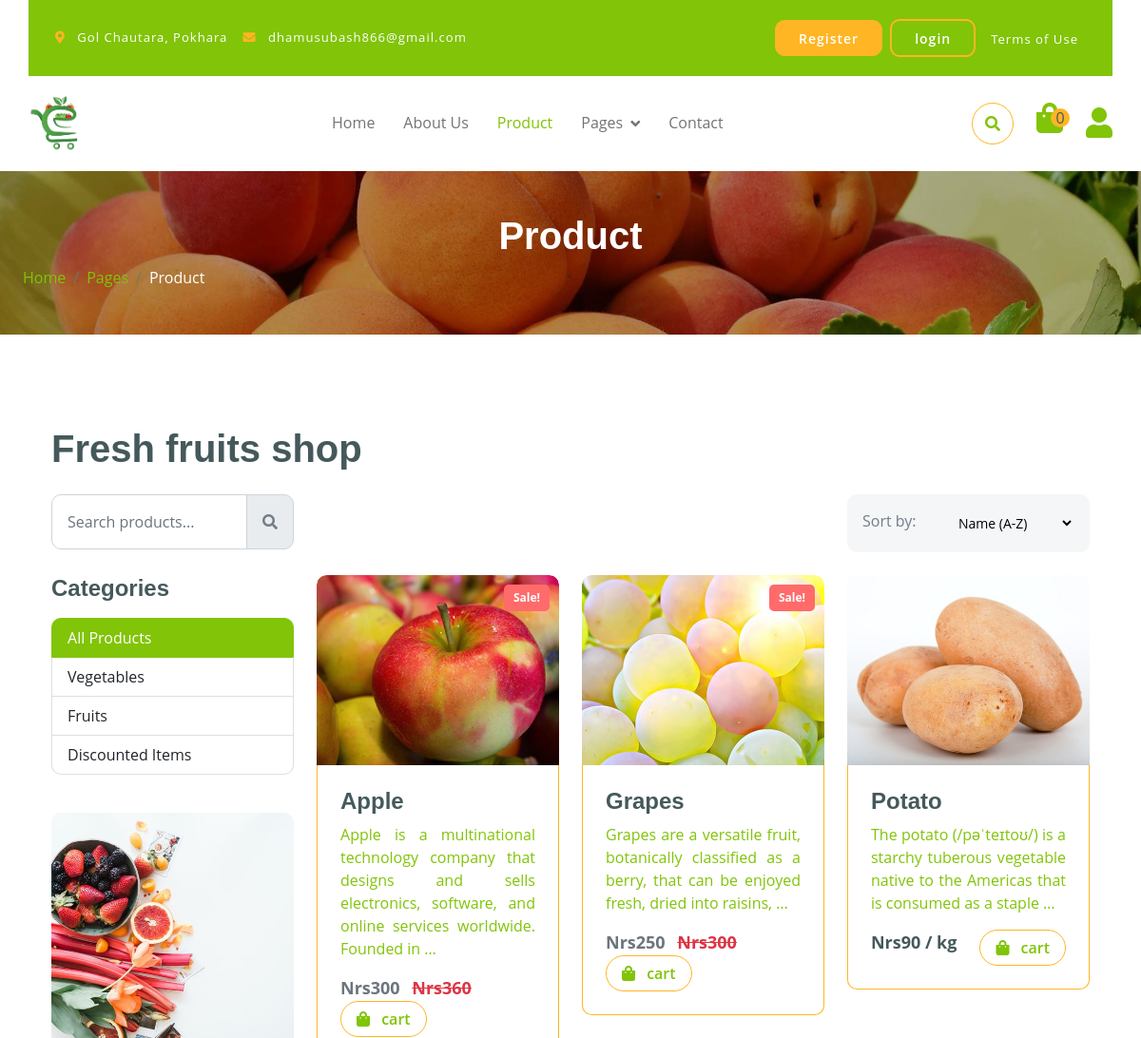
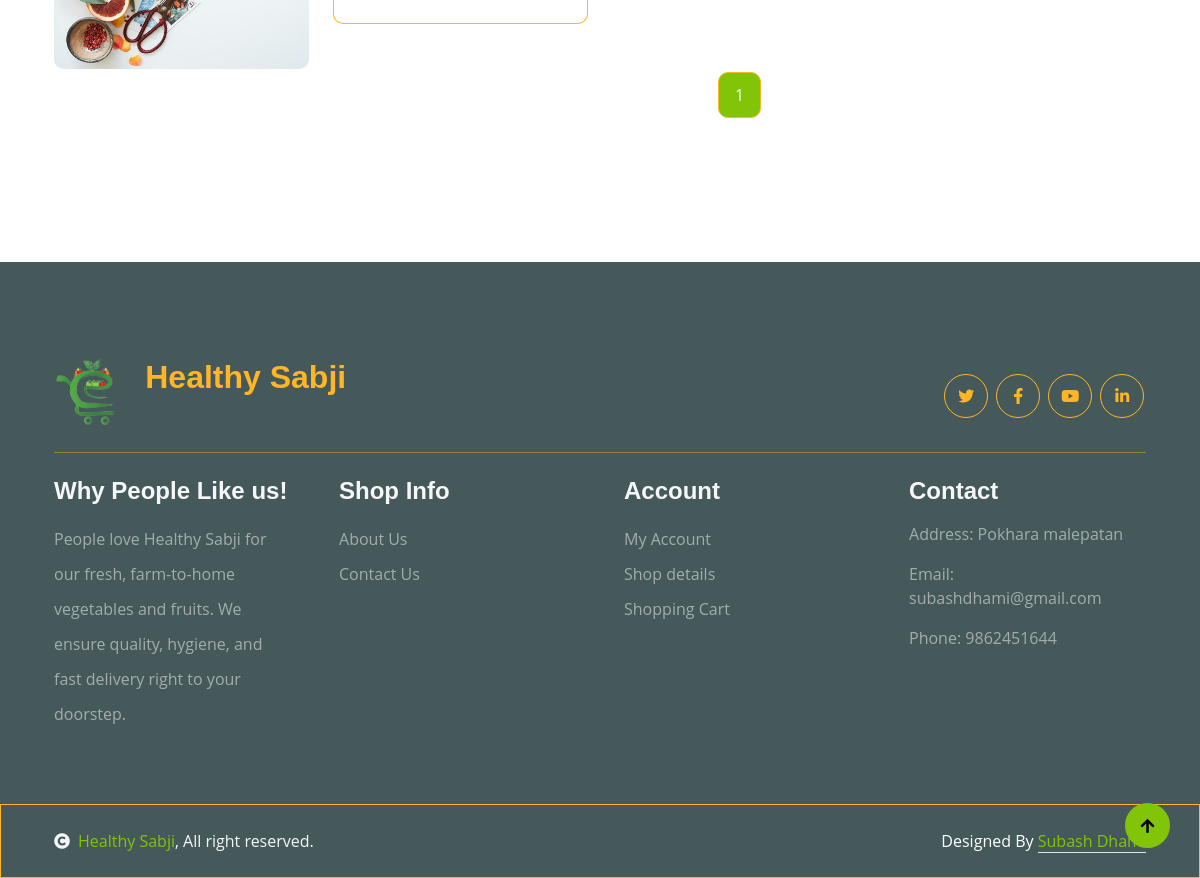
The app's page /product/ with its own data (2 pictures, top to bottom).
### sabji/models.py (models this page shows, shortened)
class Category(models.Model):
    name = models.CharField(max_length=100)
    image = models.ImageField(upload_to='category_images/', blank=True, null=True)

class Product(models.Model):
    name = models.CharField(max_length=100)
    price = models.IntegerField(help_text='Price per kilo')
    pre_discount_price = models.IntegerField(blank=True, null=True)
    description = models.TextField()
    image = models.ImageField(upload_to='product_images/')
    quantity = models.IntegerField()
    farmer = models.ForeignKey(CustomUser, on_delete=models.CASCADE, related_name='products', limit_choices_to={'is_farmer': True})
    date_added = models.DateTimeField(auto_now_add=True)
    category = models.ForeignKey('Category', on_delete=models.SET_NULL, related_name='products',null=True)

### sabji/views.py (the view)
# urls.py: path('product/',views.product,name="product"),
def product(request):
    products = Product.objects.all()
    for product in products:
        if product.quantity == 0:
            product.out_of_stock = True
        else:
            product.out_of_stock = False
    paginator = Paginator(products, 6)
    page = request.GET.get('page')
    products = paginator.get_page(page)
    return render(request, 'user/product.html', {'products': products})

### sabji/processors.py (called while the page is built)
def productprocessor(request):
    products = Product.objects.filter(quantity__gt=0)
    lowest_price = products.filter(quantity__gt=0).order_by('price').first()
    return {'products': products, 'lowest_price': lowest_price}

def categoryprocessor(request):
    categories = Category.objects.all()
    return {'categories': categories}

def discountprocessor(request):
    discounted_products = Product.objects.filter(pre_discount_price__gt=0)
    return {'discounted_products': discounted_products}

def cartprocessor(request):
    cart_count = 0
    if request.user.is_authenticated:
        cart_count = request.user.cart_items.filter(active=True).count()
    return {'cart_count': cart_count}

def bestsellerprocessor(request):
    bestseller_data = (
        OrderItem.objects.values('product__id', 'product__name')
        .annotate(total_quantity=Sum('quantity'))
        .order_by('-total_quantity', 'product__name')  # Order by total quantity sold, then by product name
    )
    bestseller_ids = [item['product__id'] for item in bestseller_data[:3]]
    bestseller = Product.objects.filter(id__in=bestseller_ids)
    return {'bestsellers': bestseller}

### templates/user/product.html (shortened to what this page needs)
{% extends "base.html" %}
{% block content %}
        <div class="container-fluid page-header py-5">
            <h1 class="text-center text-white display-6">Product</h1>
            <ol class="breadcrumb justify-content-start mb-0">
                <li class="breadcrumb-item"><a href="{% url 'index' %}">Home</a></li>
                <li class="breadcrumb-item"><a href="{% url 'product' %}">Pages</a></li>
                <li class="breadcrumb-item active text-white">Product</li>
            </ol>
        </div>
        <div class="container-fluid fruite py-5">
            <div class="container py-5">
                <h1 class="mb-4">Fresh fruits shop</h1>
                <div class="row g-4">
                    <div class="col-lg-12">
                        <div class="row g-4">
                            <div class="col-xl-3">
                                <div class="input-group w-100 mx-auto d-flex">
                                    <input type="search" id="searchInput" class="form-control p-3" placeholder="Search products..." aria-describedby="search-icon-1" onkeyup="searchProducts()">
                                    <span id="search-icon-1" class="input-group-text p-3"><i class="fa fa-search"></i></span>
                                </div>
                            </div>
                            <div class="col-6"></div>
                            <div class="col-xl-3">
                                <div class="bg-light ps-3 py-3 rounded d-flex justify-content-between mb-4">
                                    <label for="sorting">Sort by:</label>
                                    <select id="sorting" name="sorting" class="border-0 form-select-sm bg-light me-3" onchange="changeOrdering(this.value)">
                                        <option value="asc">Name (A-Z)</option>
                                    </select>
                                </div>
                            </div>
                        </div>
                        <div class="row g-4">
                            <div class="col-lg-3">
                                <div class="row g-4">
                                    <div class="col-lg-12">
                                        <div class="mb-3">
                                            <h4 class="mb-3">Categories</h4>
                                            <div class="list-group" id="productTabs">
                                                <a class="list-group-item list-group-item-action active" data-bs-toggle="tab" href="#" onclick="filterProducts('all')">All Products</a>
                                                {% for category in categories %}
                                                <a class="list-group-item list-group-item-action" data-bs-toggle="tab" href="#" onclick="filterProducts('{{ category.id }}')">{{ category.name }}</a>
                                                {% endfor %}
                                                <a class="list-group-item list-group-item-action" data-bs-toggle="tab" href="#" onclick="filterProducts('discounted')">Discounted Items</a>
                                            </div>
                                        </div>
                                    </div>
                                    <div class="col-lg-12">
                                        <div class="position-relative">
                                            <img src="/static/img/banner-fruits.jpg" class="img-fluid w-100 rounded" alt="">
                                        </div>
                                    </div>
                                </div>
                            </div>
                            <div class="col-lg-9">
                                <div class="row g-4 justify-content-center" id="productContainer">
                                    {% for product in products %}
                                    <div class="col-md-6 col-lg-6 col-xl-4 product-item"
                                        data-category="{{ product.category.id }}"
                                        data-price="{{ product.price }}"
                                        data-name="{{ product.name|lower }}"
                                        data-date="{{ product.created_at|date:'Y-m-d' }}"
                                        {% if product.pre_discount_price %} data-discounted="true" {% endif %}
                                        {% if product.stock <= 0 %} data-outofstock="true" {% endif %}>
                                        <a href="{% url 'productDetail' product.id %}">
                                            <div class="rounded position-relative fruite-item">
                                                {% if product.pre_discount_price %}
                                                <div class="discount-badge">Sale!</div>
                                                {% endif %}
                                                <div class="fruite-img">
                                                    <img src="{{product.image.url}}" class="img-fluid w-100 rounded-top" alt="" style="height: 200px; object-fit: cover;">
                                                </div>
                                                <div class="p-4 border border-secondary border-top-0 rounded-bottom">
                                                    <h4>{{ product.name }}</h4>
                                                    <p style="text-align: justify;">{{ product.description|truncatewords:18 }}</p>
                                                    <div class="d-flex justify-content-between flex-lg-wrap">
                                                        {% if product.pre_discount_price %}
                                                            <p class="text-dark fw-bold mb-0" style="font-size: 18px;">
                                                                <span class="text-muted">Nrs{{ product.price }}</span>
                                                                <span class="text-decoration-line-through text-danger ms-2">Nrs{{ product.pre_discount_price }}</span>
                                                            </p>
                                                        {% else %}
                                                            <p class="text-dark fw-bold mb-0" style="font-size: 18px;">Nrs{{ product.price }} / kg</p>
                                                        {% endif %}
                                                        <a href="#" class="btn border border-secondary rounded-pill px-3 text-primary"
                                                            {% if user.is_authenticated %}
                                                                hx-get="{% url 'add_to_cart' product.id 1 %}"
                                                                hx-target="#cartCount"
                                                                hx-swap="outerHTML"
                                                                hx-trigger="click"
                                                            {% else %}
                                                                data-bs-toggle="modal" data-bs-target="#loginModal"
                                                            {% endif %}
                                                            {% if product.stock <= 0 %} disabled style="pointer-events: none; opacity: 0.5;" {% endif %}>
                                                            <i class="fa fa-shopping-bag me-2 text-primary"></i> cart
                                                        </a>
                                                    </div>
                                                </div>
                                            </div>
                                        </a>
                                    </div>
                                    {% endfor %}
                                </div>
                                <div class="col-12">
                                    <div class="pagination d-flex justify-content-center mt-5">
                                        {% for num in products.paginator.page_range %}
                                            {% if products.number == num %}
                                                <a href="?page={{ num }}" class="active rounded">{{ num }}</a>
                                            {% elif num > products.number|add:'-3' and num < products.number|add:'3' %}
                                                <a href="?page={{ num }}" class="rounded">{{ num }}</a>
                                            {% endif %}
                                        {% endfor %}
                                    </div>
                                </div>
                            </div>
                        </div>
                    </div>
                </div>
            </div>
        </div>
        {% endblock %}

### static/css/style.css (style rules this page uses)
.btn { font-weight: 600; transition: .5s; }
.btn.border-secondary { transition: 0.5s; }
.page-header { position: relative; background: linear-gradient(rgba(0, 0, 0, 0.3), rgba(0, 0, 0, 0.3)), url(../img/cart-page-header-img.jpg); background-position: center center; background-repeat: no-repeat; background-size: cover; }
@media (min-width: 992px) { .hero-header, .page-header { margin-top: 152px !important; } }
.fruite .fruite-item { height: 100%; transition: 0.5s; }
.fruite .fruite-item .fruite-img { overflow: hidden; transition: 0.5s; border-radius: 10px 10px 0 0; }
.fruite .fruite-item .fruite-img img { transition: 0.5s; }
.pagination { display: inline-block; }
.pagination a { color: var(--bs-dark); padding: 10px 16px; text-decoration: none; transition: 0.5s; border: 1px solid var(--bs-secondary); margin: 0 4px; }
.pagination a.active { background-color: var(--bs-primary); color: var(--bs-light); border: 1px solid var(--bs-secondary); }

### templates/user/product.html (style rules this page uses)
.discount-badge { position: absolute; top: 10px; right: 10px; background-color: #ff6b6b; color: white; padding: 5px 10px; border-radius: 5px; font-size: 12px; font-weight: bold; z-index: 1; }

### records on screen
Category: name "Vegetables"
Category: name "Fruits"
Product: shows "Sale!", image (picture), name "Apple", description "Apple is a multinational technology company that designs and sells electronics, software, and online services worldwide. Founded in …", price "300", pre_discount_price "360"
Product: image (picture), name "Potato", description "The potato (/pəˈteɪtoʊ/) is a starchy tuberous vegetable native to the Americas that is consumed as a staple …", price "90"
Product: shows "Sale!", image (picture), name "Grapes", description "Grapes are a versatile fruit, botanically classified as a berry, that can be enjoyed fresh, dried into raisins, …", price "250", pre_discount_price "300"

### other values on screen
{{ cart_count }} "0"
{{ num }} "1"
